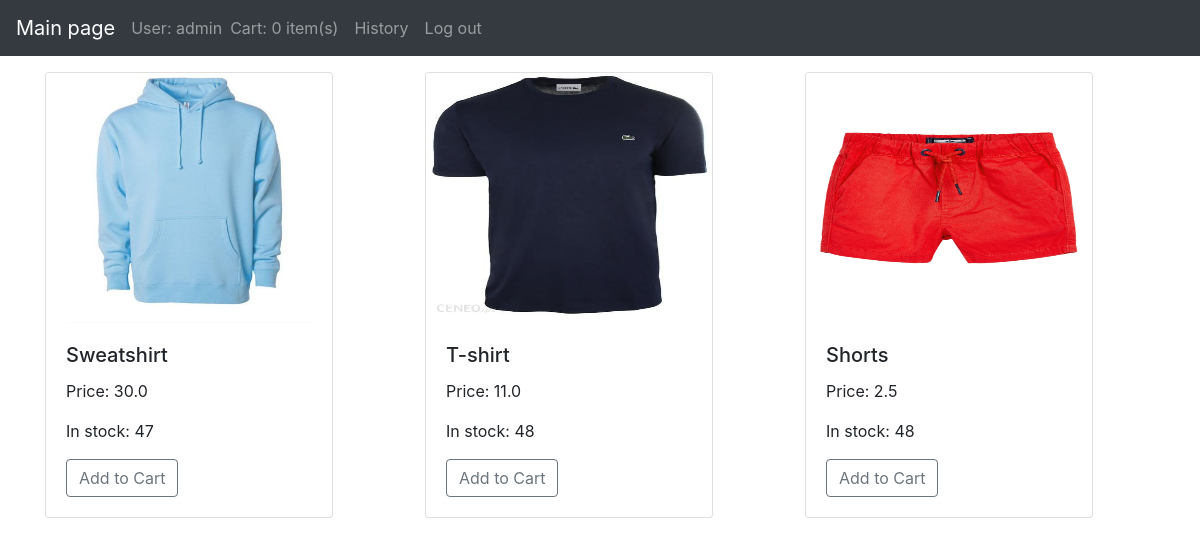
The app's page / (signed in) with its own data.
### store/models.py (models this page shows, shortened)
class Product(models.Model):
    name = models.CharField(max_length=200)
    price = models.FloatField()
    image = models.ImageField(null=True, blank=True)
    instock = models.IntegerField(default=100)
    @property
    def imageURL(self):
        try:
            url = self.image.url
        except:
            url = ''
        return url

### store/views.py (the view)
# urls.py: path('', views.index, name="store"),
def index(request):
    if request.user.is_anonymous:
        return redirect('register')
    else:
        data = prepareCartData(request)
        cartItems = data['cartItems']
        products = Product.objects.all()
        context = {'products': products, 'cartItems': cartItems}
        return render(request, 'store.html', context)

### store/data.py (called while the page is built)
def prepareCartData(request):
    customer=request.user.customer
    if Order.objects.filter(customer=customer, complete= False).exists():
        order = Order.objects.get(customer=customer, complete= False)
    else:
        order = Order.objects.create(customer= customer,complete= False)
    cartItems= order.get_cart_items
    items = order.orderitem_set.all()
    return {'cartItems': cartItems, 'order': order, 'items': items}

### store/models.py (called while the page is built)
    @property
    def get_cart_items(self):
        orderitems = self.orderitem_set.all()
        total = sum([item.quantity for item in orderitems])
        return total

### templates/store.html
{% extends 'main.html' %}
{% load static %}
{% block content %}
	<div class="row">
		{% for product in products %}
		    <div class="col-sm-4">
                <div class="card" style="width: 18rem;">
                <img class="card-img-top" src="{{product.imageURL}}" alt="Card image cap" width="250" height="250">
                    <div class="card-body">
                    <h5 class="card-title">{{product.name}}</h5>
                    <p class="card-text">Price: {{product.price}} </p>
                        <p class="card-text">In stock: {{product.instock}} </p>
                        {% if product.instock > 0 %}
                    <button data-product="{{product.id}}" data-action="add" class="btn btn-outline-secondary update-cart">Add to Cart</button>
                        {% endif %}
                    </div>
                </div>
            </div>
		{% endfor %}
	</div>
{% endblock content %}

### templates/main.html (shortened to what this page needs)
<!DOCTYPE html>
{% load static %}
<html>
<head>
	<link rel="stylesheet" href="https://stackpath.bootstrapcdn.com/bootstrap/4.4.1/css/bootstrap.min.css">
</head>
<body>
    <nav class="navbar navbar-expand-sm bg-dark navbar-dark fixed-top">
  <a class="navbar-brand" href="{% url 'store' %}">Main page</a>
         <span class="navbar-text">
    User: {{ request.user }}
  </span>
  <ul class="navbar-nav">
    <li class="nav-item">
      <a class="nav-link" href="{% url 'cart' %}">Cart: {{ cartItems }} item(s)</a>
    </li>
      <li class="nav-item">
      <a class="nav-link" href="{% url 'history' %}">History</a>
    </li>
    <li class="nav-item">
      <a class="nav-link" href="{% url 'logout' %}">Log out</a>
    </li>
  </ul>
</nav>
     <div class="container ">
         <br>
     <br>
     <br>
            {% block content %}
            {% endblock content %}
     </div>
</body>
</html>

### records on screen
Product: imageURL (picture), name "Sweatshirt", price "30.0", instock "47"
Product: imageURL (picture), name "T-shirt", price "11.0", instock "48"
Product: imageURL (picture), name "Shorts", price "2.5", instock "48"

### other values on screen
{{ request.user }} "admin"
{{ cartItems }} "0"
